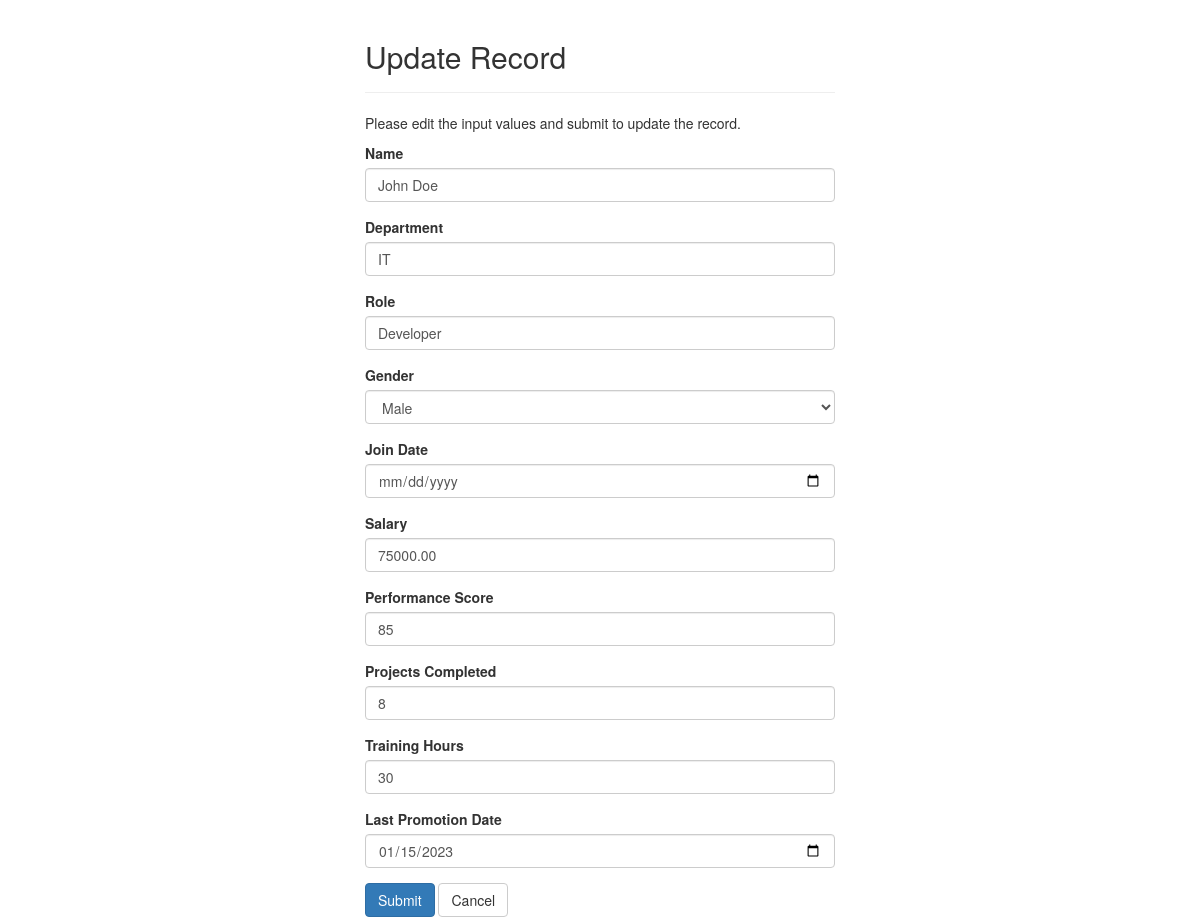
The page /edit_employee.php?id=1 on the database its author committed.
### tables this page shows
CREATE TABLE IF NOT EXISTS employees (
    id INT NOT NULL PRIMARY KEY AUTO_INCREMENT,
    name VARCHAR(100) NOT NULL,
    department VARCHAR(100) NOT NULL,
    role VARCHAR(100) NOT NULL,
    gender ENUM('Male', 'Female', 'Other') NOT NULL,
    date_of_joining DATE NOT NULL,
    salary DECIMAL(10, 2) NOT NULL,
    performance_score INT,
    projects_completed INT,
    training_hours INT,
    last_promotion_date DATE
);

### edit_employee.php (the view, shortened to what this page needs)
<?php
require_once "config.php";
$name = $department = $role = $gender = $salary = $performance_score = $projects_completed = $training_hours = $last_promotion_date = "";
$name_err = $department_err = $role_err = $gender_err = $salary_err = $performance_score_err = $projects_completed_err = $training_hours_err = $last_promotion_date_err = "";
if(isset($_POST["id"]) && !empty($_POST["id"])){
    $id = $_POST["id"];
    $input_name = trim($_POST["name"]);
    if(empty($input_name)){
        $name_err = "Please enter a name.";
    } else{
        $name = $input_name;
    }
    $input_department = trim($_POST["department"]);
    if(empty($input_department)){
        $department_err = "Please enter a department.";
    } else{
        $department = $input_department;
    }
    $input_role = trim($_POST["role"]);
    if(empty($input_role)){
        $role_err = "Please enter a role.";
    } else{
        $role = $input_role;
    }
    $input_gender = trim($_POST["gender"]);
    if(empty($input_gender)){
        $gender_err = "Please select a gender.";
    } else{
        $gender = $input_gender;
    }
    $input_salary = trim($_POST["salary"]);
    if(empty($input_salary)){
        $salary_err = "Please enter the salary amount.";
    } elseif(!ctype_digit($input_salary)){
        $salary_err = "Please enter a positive integer value.";
    } else{
        $salary = $input_salary;
    }
    $input_performance_score = trim($_POST["performance_score"]);
    if(empty($input_performance_score)){
        $performance_score_err = "Please enter the performance score.";
    } elseif(!ctype_digit($input_performance_score) || $input_performance_score < 0 || $input_performance_score > 100){
        $performance_score_err = "Please enter a value between 0 and 100.";
    } else{
        $performance_score = $input_performance_score;
    }
    $input_projects_completed = trim($_POST["projects_completed"]);
    if(empty($input_projects_completed)){
        $projects_completed_err = "Please enter the number of completed projects.";
    } elseif(!ctype_digit($input_projects_completed)){
        $projects_completed_err = "Please enter a positive integer value.";
    } else{
        $projects_completed = $input_projects_completed;
    }
    $input_training_hours = trim($_POST["training_hours"]);
    if(empty($input_training_hours)){
        $training_hours_err = "Please enter the training hours.";
    } elseif(!ctype_digit($input_training_hours)){
        $training_hours_err = "Please enter a positive integer value.";
    } else{
        $training_hours = $input_training_hours;
    }
    $input_last_promotion_date = trim($_POST["last_promotion_date"]);
    if(empty($input_last_promotion_date)){
        $last_promotion_date_err = "Please enter the last promotion date.";
    } else{
        $last_promotion_date = $input_last_promotion_date;
    }
    if(empty($name_err) && empty($department_err) && empty($role_err) && empty($gender_err) && empty($salary_err) && empty($performance_score_err) && empty($projects_completed_err) && empty($training_hours_err) && empty($last_promotion_date_err)){
        $sql = "UPDATE employees SET name=?, department=?, role=?, gender=?, salary=?, performance_score=?, projects_completed=?, training_hours=?, last_promotion_date=? WHERE id=?";
        if($stmt = mysqli_prepare($link, $sql)){
            mysqli_stmt_bind_param($stmt, "ssssdiiisd", $param_name, $param_department, $param_role, $param_gender, $param_salary, $param_performance_score, $param_projects_completed, $param_training_hours, $param_last_promotion_date, $param_id);
            $param_name = $name;
            $param_department = $department;
            $param_role = $role;
            $param_gender = $gender;
            $param_salary = $salary;
            $param_performance_score = $performance_score;
            $param_projects_completed = $projects_completed;
            $param_training_hours = $training_hours;
            $param_last_promotion_date = $last_promotion_date;
            $param_id = $id;
            if(mysqli_stmt_execute($stmt)){
                header("location: index.php");
                exit();
            } else{
                echo "Something went wrong. Please try again later.";
            }
            mysqli_stmt_close($stmt);
        } else {
            echo "Error preparing statement: " . mysqli_error($link);
        }
    } else {
        echo "Please correct the errors and try again.";
    }
    mysqli_close($link);
} else {
    if(isset($_GET["id"]) && !empty(trim($_GET["id"]))){
        $sql = "SELECT * FROM employees WHERE id = ?";
        if($stmt = mysqli_prepare($link, $sql)){
            mysqli_stmt_bind_param($stmt, "i", $param_id);
            if(mysqli_stmt_execute($stmt)){
                $result = mysqli_stmt_get_result($stmt);
                if(mysqli_num_rows($result) == 1){
                    $row = mysqli_fetch_array($result, MYSQLI_ASSOC);
                    $name = $row["name"];
                    $department = $row["department"];
                    $role = $row["role"];
                    $gender = $row["gender"];
                    $salary = $row["salary"];
                    $performance_score = $row["performance_score"];
                    $projects_completed = $row["projects_completed"];
                    $training_hours = $row["training_hours"];
                    $last_promotion_date = $row["last_promotion_date"];
                } else{
                    header("location: error.php");
                    exit();
                }
            } else{
                echo "Oops! Something went wrong. Please try again later.";
            }
        } else {
            echo "Error preparing statement: " . mysqli_error($link);
        }
    } else {
        header("location: error.php");
        exit();
    }
}
?>
<!DOCTYPE html>
<html lang="en">
<head>
    <link rel="stylesheet" href="https://maxcdn.bootstrapcdn.com/bootstrap/3.3.7/css/bootstrap.css">
</head>
<body>
    <div class="wrapper">
        <div class="container-fluid">
            <div class="row">
                <div class="col-md-12">
                    <div class="page-header">
                        <h2>Update Record</h2>
                    </div>
                    <p>Please edit the input values and submit to update the record.</p>
                    <form action="<?php echo htmlspecialchars(basename($_SERVER['REQUEST_URI'])); ?>" method="post">
                        <div class="form-group <?php echo (!empty($name_err)) ? 'has-error' : ''; ?>">
                            <label>Name</label>
                            <input type="text" name="name" class="form-control" value="<?php echo $name; ?>">
                        </div>
                        <div class="form-group <?php echo (!empty($department_err)) ? 'has-error' : ''; ?>">
                            <label>Department</label>
                            <input type="text" name="department" class="form-control" value="<?php echo $department; ?>">
                        </div>
                        <div class="form-group <?php echo (!empty($role_err)) ? 'has-error' : ''; ?>">
                            <label>Role</label>
                            <input type="text" name="role" class="form-control" value="<?php echo $role; ?>">
                        </div>
                        <div class="form-group <?php echo (!empty($gender_err)) ? 'has-error' : ''; ?>">
                            <label>Gender</label>
                            <select name="gender" class="form-control">
                                <option value="Male" <?php echo ($gender == 'Male') ? 'selected' : ''; ?>>Male</option>
                            </select>
                        </div>
                        <div class="form-group <?php echo (!empty($join_date_err)) ? 'has-error' : ''; ?>">
                            <label>Join Date</label>
                            <input type="date" name="join_date" class="form-control" value="<?php echo $join_date; ?>">
                        </div>
                        <div class="form-group <?php echo (!empty($salary_err)) ? 'has-error' : ''; ?>">
                            <label>Salary</label>
                            <input type="text" name="salary" class="form-control" value="<?php echo $salary; ?>">
                        </div>
                        <div class="form-group <?php echo (!empty($performance_score_err)) ? 'has-error' : ''; ?>">
                            <label>Performance Score</label>
                            <input type="text" name="performance_score" class="form-control" value="<?php echo $performance_score; ?>">
                        </div>
                        <div class="form-group <?php echo (!empty($projects_completed_err)) ? 'has-error' : ''; ?>">
                            <label>Projects Completed</label>
                            <input type="text" name="projects_completed" class="form-control" value="<?php echo $projects_completed; ?>">
                        </div>
                        <div class="form-group <?php echo (!empty($training_hours_err)) ? 'has-error' : ''; ?>">
                            <label>Training Hours</label>
                            <input type="text" name="training_hours" class="form-control" value="<?php echo $training_hours; ?>">
                        </div>
                        <div class="form-group <?php echo (!empty($last_promotion_date_err)) ? 'has-error' : ''; ?>">
                            <label>Last Promotion Date</label>
                            <input type="date" name="last_promotion_date" class="form-control" value="<?php echo $last_promotion_date; ?>">
                        </div>
                        <input type="submit" class="btn btn-primary" value="Submit">
                        <a href="index.php" class="btn btn-default">Cancel</a>
                    </form>
                </div>
            </div>
        </div>
    </div>
</body>
</html>

### edit_employee.php (style rules this page uses)
.wrapper { width: 500px; margin: 0 auto; }

### rows shown on the page
employees: name "John Doe", department "IT", role "Developer", gender "Male", salary "75000.00", performance_score "85", projects_completed "8", training_hours "30", last_promotion_date "01/15/2023"
